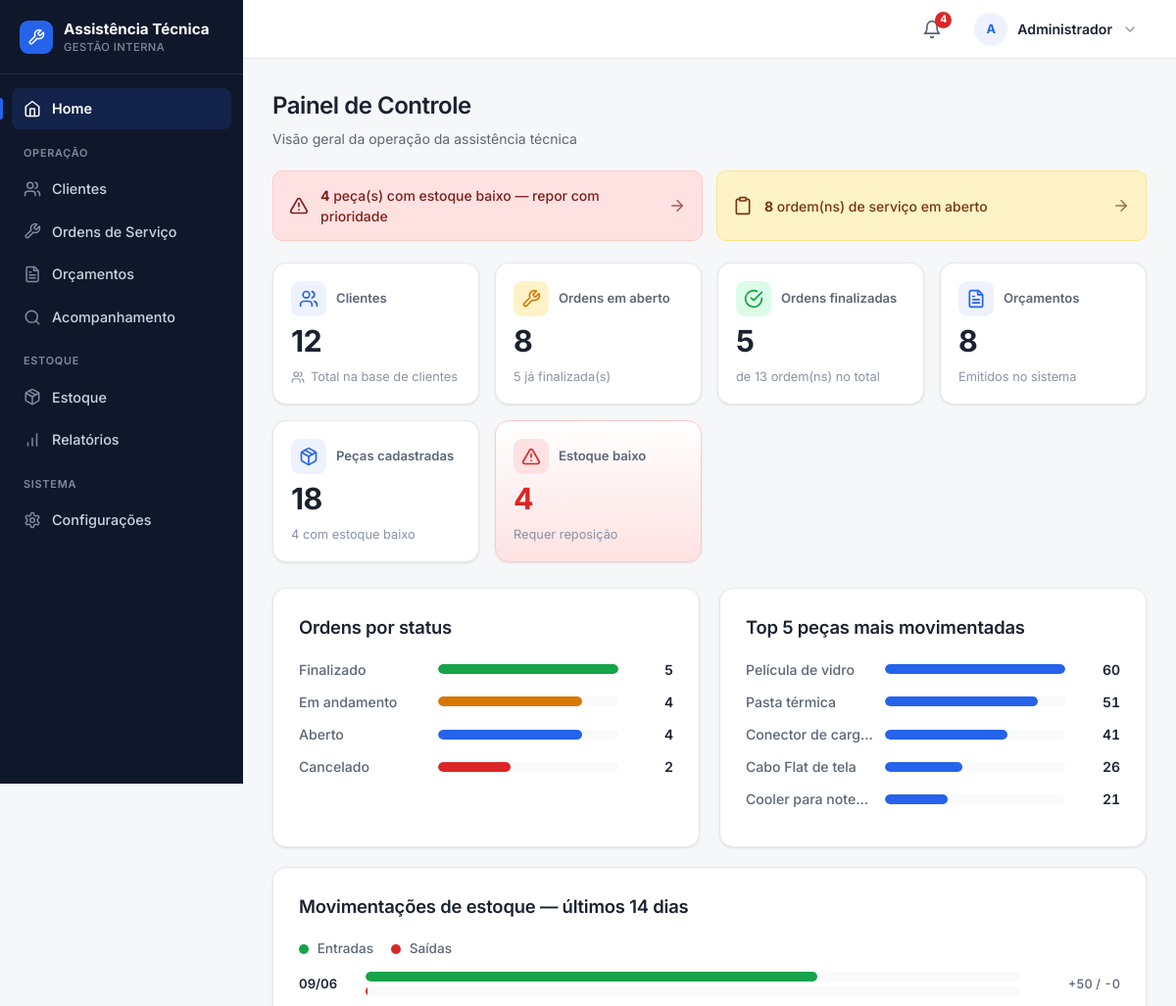
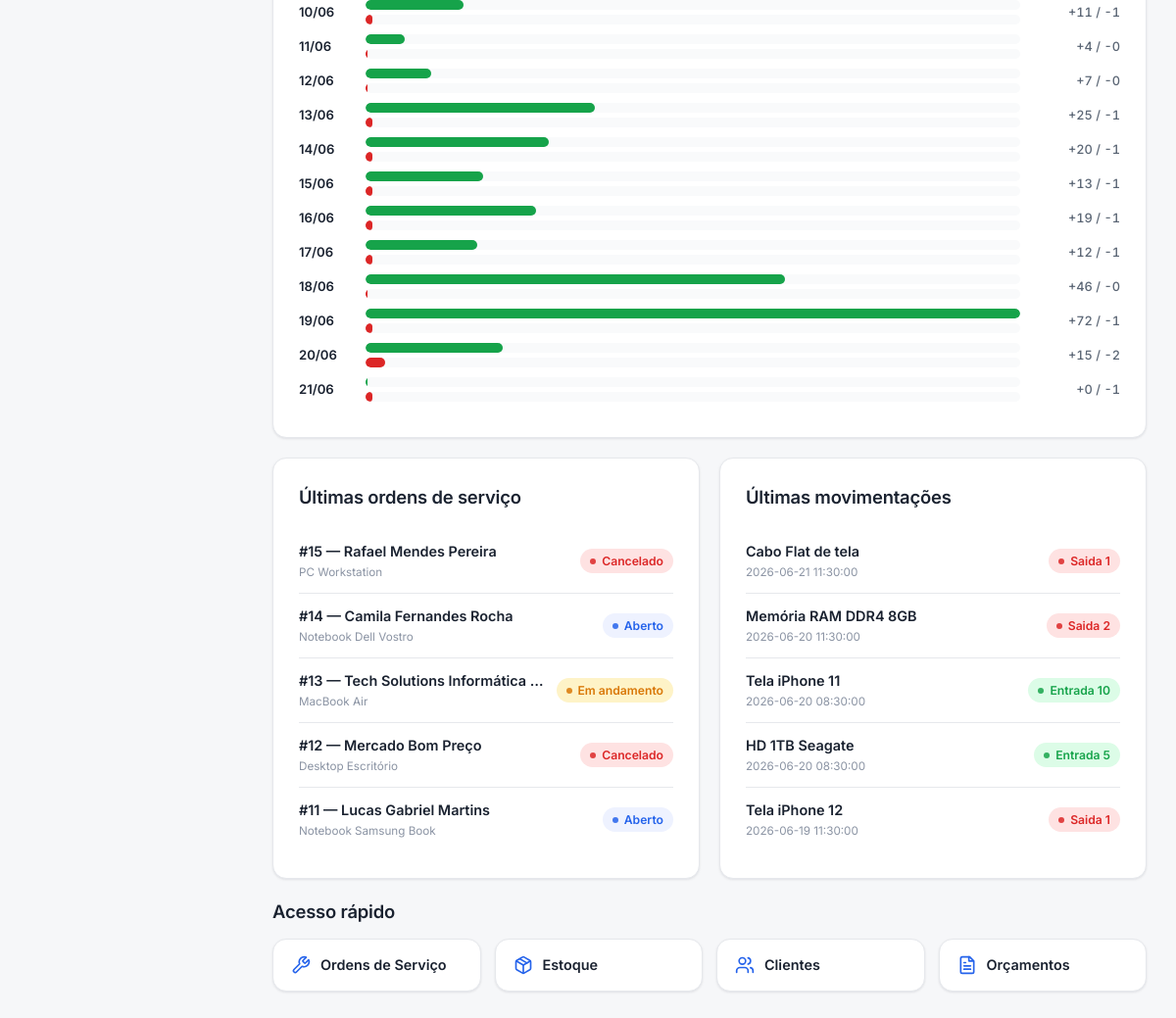
Page / (signed in) on the committed database (2 pictures, top to bottom).
### tables this page shows
CREATE TABLE pecas (
    id INTEGER PRIMARY KEY AUTOINCREMENT,
    nome TEXT NOT NULL,
    descricao TEXT,
    quantidade INTEGER NOT NULL DEFAULT 0,
    estoque_minimo INTEGER DEFAULT 1,
    preco_unitario REAL DEFAULT 0,
    fornecedor TEXT
, data_cadastro TEXT);

CREATE TABLE ordens_servico (
    ordem_id INTEGER PRIMARY KEY AUTOINCREMENT,
    cliente_id INTEGER NOT NULL,
    equipamento TEXT NOT NULL,
    problema_relatado TEXT NOT NULL,
    status TEXT NOT NULL DEFAULT 'Aberto', funcionario_id INTEGER REFERENCES funcionarios(id), data_abertura TEXT, data_finalizacao TEXT, laudo TEXT, garantia TEXT, prazo_entrega TEXT,

    FOREIGN KEY (cliente_id) REFERENCES clientes(id)
);

CREATE TABLE clientes (
    id INTEGER PRIMARY KEY AUTOINCREMENT,
    nome TEXT NOT NULL,
    cpf TEXT UNIQUE,
    telefone TEXT,
    email TEXT,
    endereco TEXT
, data_cadastro TEXT);

CREATE TABLE movimentacoes_estoque (
    id INTEGER PRIMARY KEY AUTOINCREMENT,
    peca_id INTEGER NOT NULL,
    tipo TEXT NOT NULL,
    quantidade INTEGER NOT NULL,
    data_movimentacao TEXT NOT NULL,
    observacao TEXT,

    FOREIGN KEY (peca_id) REFERENCES pecas(id)
);

### routes/home.py (the view)
@home_bp.route("/")
def home():
    db = conectar()
    total_clientes = db.execute(
        "SELECT COUNT(*) AS total FROM clientes"
    ).fetchone()["total"]
    total_pecas = db.execute(
        "SELECT COUNT(*) AS total FROM pecas"
    ).fetchone()["total"]
    total_orcamentos = db.execute(
        "SELECT COUNT(*) AS total FROM orcamentos"
    ).fetchone()["total"]
    ordens_abertas = db.execute(
        "SELECT COUNT(*) AS total FROM ordens_servico WHERE status IN (?, ?)",
        STATUS_EM_ABERTO,
    ).fetchone()["total"]
    ordens_finalizadas = db.execute(
        "SELECT COUNT(*) AS total FROM ordens_servico WHERE status = 'Finalizado'"
    ).fetchone()["total"]
    estoque_baixo = db.execute(
        "SELECT COUNT(*) AS total FROM pecas WHERE quantidade <= estoque_minimo"
    ).fetchone()["total"]
    indicadores = {
        "clientes": total_clientes,
        "ordens_abertas": ordens_abertas,
        "ordens_finalizadas": ordens_finalizadas,
        "orcamentos": total_orcamentos,
        "pecas": total_pecas,
        "estoque_baixo": estoque_baixo,
    }
    linhas_status = db.execute("""
        SELECT status, COUNT(*) AS total
        FROM ordens_servico
        GROUP BY status
        ORDER BY total DESC
    """).fetchall()
    max_status = max((linha["total"] for linha in linhas_status), default=0)
    ordens_por_status = [
        {
            "rotulo": linha["status"],
            "total": linha["total"],
            "porcentagem": _porcentagem(linha["total"], max_status),
        }
        for linha in linhas_status
    ]
    linhas_mov = db.execute("""
        SELECT
            substr(data_movimentacao, 1, 10) AS dia,
            SUM(CASE WHEN tipo = 'Entrada' THEN quantidade ELSE 0 END) AS entradas,
            SUM(CASE WHEN tipo = 'Saida'   THEN quantidade ELSE 0 END) AS saidas
        FROM movimentacoes_estoque
        WHERE date(data_movimentacao) >= date('now', '-13 days')
        GROUP BY dia
        ORDER BY dia
    """).fetchall()
    max_mov = max(
        (max(linha["entradas"], linha["saidas"]) for linha in linhas_mov),
        default=0,
    )
    movimentacoes_periodo = [
        {
            "dia": linha["dia"][8:10] + "/" + linha["dia"][5:7],
            "entradas": linha["entradas"],
            "saidas": linha["saidas"],
            "pct_entradas": _porcentagem(linha["entradas"], max_mov),
            "pct_saidas": _porcentagem(linha["saidas"], max_mov),
        }
        for linha in linhas_mov
    ]
    linhas_top = db.execute("""
        SELECT p.nome AS nome, SUM(m.quantidade) AS total
        FROM movimentacoes_estoque m
        JOIN pecas p ON p.id = m.peca_id
        GROUP BY m.peca_id
        ORDER BY total DESC
        LIMIT 5
    """).fetchall()
    max_top = max((linha["total"] for linha in linhas_top), default=0)
    top_pecas = [
        {
            "nome": linha["nome"],
            "total": linha["total"],
            "porcentagem": _porcentagem(linha["total"], max_top),
        }
        for linha in linhas_top
    ]
    ultimas_ordens = db.execute("""
        SELECT
            o.ordem_id,
            o.equipamento,
            o.status,
            c.nome AS cliente_nome
        FROM ordens_servico o
        JOIN clientes c ON c.id = o.cliente_id
        ORDER BY o.ordem_id DESC
        LIMIT 5
    """).fetchall()
    ultimas_movimentacoes = db.execute("""
        SELECT
            m.tipo,
            m.quantidade,
            m.data_movimentacao,
            p.nome AS nome_peca
        FROM movimentacoes_estoque m
        JOIN pecas p ON p.id = m.peca_id
        ORDER BY m.data_movimentacao DESC
        LIMIT 5
    """).fetchall()
    db.close()
    return render_template(
        "home.html",
        indicadores=indicadores,
        ordens_por_status=ordens_por_status,
        movimentacoes_periodo=movimentacoes_periodo,
        top_pecas=top_pecas,
        ultimas_ordens=ultimas_ordens,
        ultimas_movimentacoes=ultimas_movimentacoes,
    )

### templates/home.html (shortened to what this page needs)
{% extends "base.html" %}
{% import 'partials/_icons.html' as icons %}
{% block css %}
    <link rel="stylesheet" href="{{ url_for('static', filename='css/home.css') }}">
{% endblock %}
{% block conteudo %}
{% set total_ordens = indicadores.ordens_abertas + indicadores.ordens_finalizadas %}
<div class="page-head">
    <h1>Painel de Controle</h1>
    <p>Visão geral da operação da assistência técnica</p>
</div>
{% if indicadores.estoque_baixo > 0 or indicadores.ordens_abertas > 0 %}
<div class="alertas">
    {% if indicadores.estoque_baixo > 0 %}
    <a href="/estoque" class="alerta alerta--critico">
        <span class="alerta-icone">{{ icons.icon('alert-triangle', 20) }}</span>
        <span><strong>{{ indicadores.estoque_baixo }}</strong> peça(s) com estoque baixo — repor com prioridade</span>
        <span class="alerta-seta">{{ icons.icon('arrow-right', 18) }}</span>
    </a>
    {% endif %}
    {% if indicadores.ordens_abertas > 0 %}
    <a href="/ordem-servico" class="alerta alerta--aviso">
        <span class="alerta-icone">{{ icons.icon('clipboard', 20) }}</span>
        <span><strong>{{ indicadores.ordens_abertas }}</strong> ordem(ns) de serviço em aberto</span>
        <span class="alerta-seta">{{ icons.icon('arrow-right', 18) }}</span>
    </a>
    {% endif %}
</div>
{% endif %}
<section class="kpi-grid">
    <a href="/cadastro" class="kpi-card">
        <span class="kpi-topo">
            <span class="kpi-icone kpi-icone--azul">{{ icons.icon('users', 20) }}</span>
            <span class="kpi-rotulo">Clientes</span>
        </span>
        <span class="kpi-valor">{{ indicadores.clientes }}</span>
        <span class="kpi-contexto">{{ icons.icon('users', 14) }} Total na base de clientes</span>
    </a>
    <a href="/ordem-servico" class="kpi-card">
        <span class="kpi-topo">
            <span class="kpi-icone kpi-icone--ambar">{{ icons.icon('wrench', 20) }}</span>
            <span class="kpi-rotulo">Ordens em aberto</span>
        </span>
        <span class="kpi-valor">{{ indicadores.ordens_abertas }}</span>
        <span class="kpi-contexto">{{ indicadores.ordens_finalizadas }} já finalizada(s)</span>
    </a>
    <a href="/ordem-servico" class="kpi-card">
        <span class="kpi-topo">
            <span class="kpi-icone kpi-icone--verde">{{ icons.icon('check-circle', 20) }}</span>
            <span class="kpi-rotulo">Ordens finalizadas</span>
        </span>
        <span class="kpi-valor">{{ indicadores.ordens_finalizadas }}</span>
        <span class="kpi-contexto">de {{ total_ordens }} ordem(ns) no total</span>
    </a>
    <a href="/orcamento" class="kpi-card">
        <span class="kpi-topo">
            <span class="kpi-icone kpi-icone--azul">{{ icons.icon('file-text', 20) }}</span>
            <span class="kpi-rotulo">Orçamentos</span>
        </span>
        <span class="kpi-valor">{{ indicadores.orcamentos }}</span>
        <span class="kpi-contexto">Emitidos no sistema</span>
    </a>
    <a href="/estoque" class="kpi-card">
        <span class="kpi-topo">
            <span class="kpi-icone kpi-icone--azul">{{ icons.icon('package', 20) }}</span>
            <span class="kpi-rotulo">Peças cadastradas</span>
        </span>
        <span class="kpi-valor">{{ indicadores.pecas }}</span>
        <span class="kpi-contexto">{{ indicadores.estoque_baixo }} com estoque baixo</span>
    </a>
    <a href="/estoque" class="kpi-card {{ 'kpi-card--alerta' if indicadores.estoque_baixo > 0 else '' }}">
        <span class="kpi-topo">
            <span class="kpi-icone kpi-icone--vermelho">{{ icons.icon('alert-triangle', 20) }}</span>
            <span class="kpi-rotulo">Estoque baixo</span>
        </span>
        <span class="kpi-valor">{{ indicadores.estoque_baixo }}</span>
        <span class="kpi-contexto">
            {% if indicadores.estoque_baixo > 0 %}Requer reposição{% else %}Tudo em ordem{% endif %}
        </span>
    </a>
</section>
<section class="graficos-grid">
    <div class="container grafico-box">
        <h2>Ordens por status</h2>
        {% if ordens_por_status %}
            {% for item in ordens_por_status %}
            <div class="barra-linha">
                <span class="barra-rotulo">{{ item.rotulo }}</span>
                <span class="barra-trilho">
                    <span class="barra-preenchida status-{{ item.rotulo|lower|replace(' ', '-') }}"
                          style="width: {{ item.porcentagem }}%;"></span>
                </span>
                <span class="barra-valor">{{ item.total }}</span>
            </div>
            {% endfor %}
        {% else %}
            <p class="mensagem-vazia">Nenhuma ordem de serviço cadastrada.</p>
        {% endif %}
    </div>
    <div class="container grafico-box">
        <h2>Top 5 peças mais movimentadas</h2>
        {% if top_pecas %}
            {% for item in top_pecas %}
            <div class="barra-linha">
                <span class="barra-rotulo" title="{{ item.nome }}">{{ item.nome }}</span>
                <span class="barra-trilho">
                    <span class="barra-preenchida barra-azul" style="width: {{ item.porcentagem }}%;"></span>
                </span>
                <span class="barra-valor">{{ item.total }}</span>
            </div>
            {% endfor %}
        {% else %}
            <p class="mensagem-vazia">Nenhuma movimentação registrada.</p>
        {% endif %}
    </div>
</section>
<section class="container grafico-box grafico-largo">
    <h2>Movimentações de estoque — últimos 14 dias</h2>
    {% if movimentacoes_periodo %}
        <div class="legenda">
            <span><span class="ponto ponto-entrada"></span> Entradas</span>
            <span><span class="ponto ponto-saida"></span> Saídas</span>
        </div>
        {% for item in movimentacoes_periodo %}
        <div class="mov-dia">
            <span class="mov-data">{{ item.dia }}</span>
            <span class="mov-barras">
                <span class="barra-trilho">
                    <span class="barra-preenchida barra-entrada" style="width: {{ item.pct_entradas }}%;"></span>
                </span>
                <span class="barra-trilho">
                    <span class="barra-preenchida barra-saida" style="width: {{ item.pct_saidas }}%;"></span>
                </span>
            </span>
            <span class="mov-valores">+{{ item.entradas }} / -{{ item.saidas }}</span>
        </div>
        {% endfor %}
    {% else %}
        <p class="mensagem-vazia">Nenhuma movimentação nos últimos 14 dias.</p>
    {% endif %}
</section>
<section class="recentes-grid">
    <div class="container">
        <h2>Últimas ordens de serviço</h2>
        {% if ultimas_ordens %}
        <ul class="lista-recente">
            {% for ordem in ultimas_ordens %}
            <li>
                <div class="lista-info">
                    <strong>#{{ ordem.ordem_id }} — {{ ordem.cliente_nome }}</strong>
                    <small>{{ ordem.equipamento }}</small>
                </div>
                <span class="status status-{{ ordem.status|lower|replace(' ', '-') }}">{{ ordem.status }}</span>
            </li>
            {% endfor %}
        </ul>
        {% else %}
        <p class="mensagem-vazia">Nenhuma ordem registrada.</p>
        {% endif %}
    </div>
    <div class="container">
        <h2>Últimas movimentações</h2>
        {% if ultimas_movimentacoes %}
        <ul class="lista-recente">
            {% for mov in ultimas_movimentacoes %}
            <li>
                <div class="lista-info">
                    <strong>{{ mov.nome_peca }}</strong>
                    <small>{{ mov.data_movimentacao }}</small>
                </div>
                <span class="status {{ 'aprovado' if mov.tipo == 'Entrada' else 'recusado' }}">
                    {{ mov.tipo }} {{ mov.quantidade }}
                </span>
            </li>
            {% endfor %}
        </ul>
        {% else %}
        <p class="mensagem-vazia">Nenhuma movimentação registrada.</p>
        {% endif %}
    </div>
</section>
<section class="acesso-rapido">
    <h2>Acesso rápido</h2>
    <div class="atalhos">
        <a href="/ordem-servico" class="atalho">{{ icons.icon('wrench', 20) }} Ordens de Serviço</a>
        <a href="/estoque" class="atalho">{{ icons.icon('package', 20) }} Estoque</a>
        <a href="/cadastro" class="atalho">{{ icons.icon('users', 20) }} Clientes</a>
        <a href="/orcamento" class="atalho">{{ icons.icon('file-text', 20) }} Orçamentos</a>
    </div>
</section>
{% endblock %}

### rows in the picture
pecas: nome "Película de vidro", {{ item.porcentagem }} 100 (drawn), total "60"
ordens_servico: ordem_id "15", cliente_nome "Rafael Mendes Pereira", equipamento "PC Workstation", status "Cancelado"
ordens_servico: ordem_id "14", cliente_nome "Camila Fernandes Rocha", equipamento "Notebook Dell Vostro", status "Aberto"
ordens_servico: ordem_id "13", cliente_nome "Tech Solutions Informática…", equipamento "MacBook Air", status "Em andamento"
ordens_servico: ordem_id "12", cliente_nome "Mercado Bom Preço", equipamento "Desktop Escritório", status "Cancelado"
ordens_servico: ordem_id "11", cliente_nome "Lucas Gabriel Martins", equipamento "Notebook Samsung Book", status "Aberto"
movimentacoes_estoque: nome_peca "Cabo Flat de tela", data_movimentacao "2026-06-21 11:30:00", tipo "Saida", quantidade "1"
movimentacoes_estoque: nome_peca "Memória RAM DDR4 8GB", data_movimentacao "2026-06-20 11:30:00", tipo "Saida", quantidade "2"
movimentacoes_estoque: nome_peca "Tela iPhone 11", data_movimentacao "2026-06-20 08:30:00", tipo "Entrada", quantidade "10"
movimentacoes_estoque: nome_peca "HD 1TB Seagate", data_movimentacao "2026-06-20 08:30:00", tipo "Entrada", quantidade "5"
movimentacoes_estoque: nome_peca "Tela iPhone 12", data_movimentacao "2026-06-19 11:30:00", tipo "Saida", quantidade "1"

### other values in the picture
{{ alerta_estoque_baixo }} "4"
{{ iniciais }} "A"
{{ nome_usuario }} "Administrador"
{{ indicadores.estoque_baixo }} "4"
{{ indicadores.ordens_abertas }} "8"
{{ indicadores.clientes }} "12"
{{ indicadores.ordens_finalizadas }} "5"
{{ total_ordens }} "13"
{{ indicadores.orcamentos }} "8"
{{ indicadores.pecas }} "18"
{{ item.rotulo }} "Finalizado" "Em andamento" "Aberto" "Cancelado"
{{ item.total }} "5" "4" "4" "2"
{{ item.nome }} "Pasta térmica" "Conector de carg…" "Cabo Flat de tela" "Cooler para note…"
{{ item.total }} "51" "41" "26" "21"
{{ item.dia }} "09/06" "10/06" "11/06" "12/06" "13/06" "14/06" "15/06" "16/06" "17/06" "18/06" "19/06" "20/06" "21/06"
